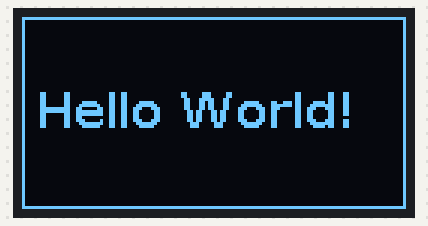
Simulated run of this program. Board: Raspberry Pi (BCM pin numbers). On the bench: 128×64 one-colour display. What the program prints to the terminal is not drawn.

Above: at 0.2 s.

The program:

hello_oled.py
```python
#!/usr/bin/env python3
import time
from luma.core.interface.serial import i2c
from luma.oled.device import ssd1306
from PIL import Image, ImageDraw, ImageFont

serial = i2c(port=1, address=0x3C)
device = ssd1306(serial)

image = Image.new('1', (128, 64))
draw = ImageDraw.Draw(image)

try:
    font = ImageFont.truetype("/usr/share/fonts/truetype/dejavu/DejaVuSans-Bold.ttf", 16)
except:
    font = ImageFont.load_default()

draw.rectangle((0, 0, 127, 63), outline=255, fill=0)
draw.text((5, 22), "Hello World!", font=font, fill=255)

device.display(image)

print("OLED 显示中: Hello World!")
print("按 Ctrl+C 退出")

try:
    while True:
        time.sleep(1)
except KeyboardInterrupt:
    print("退出")
```
